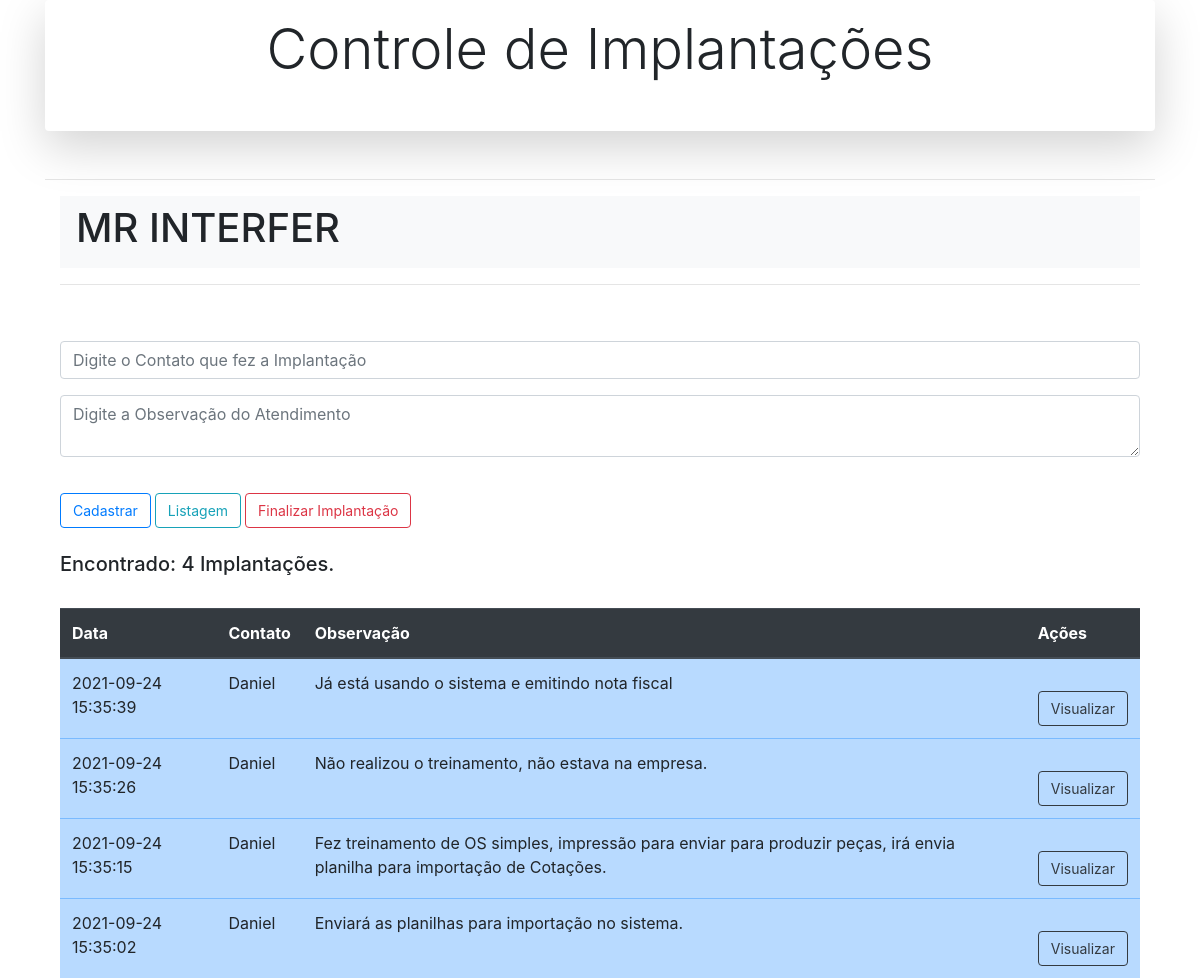
/implantacao.php?id=42, run on an earlier commit of the app's database.
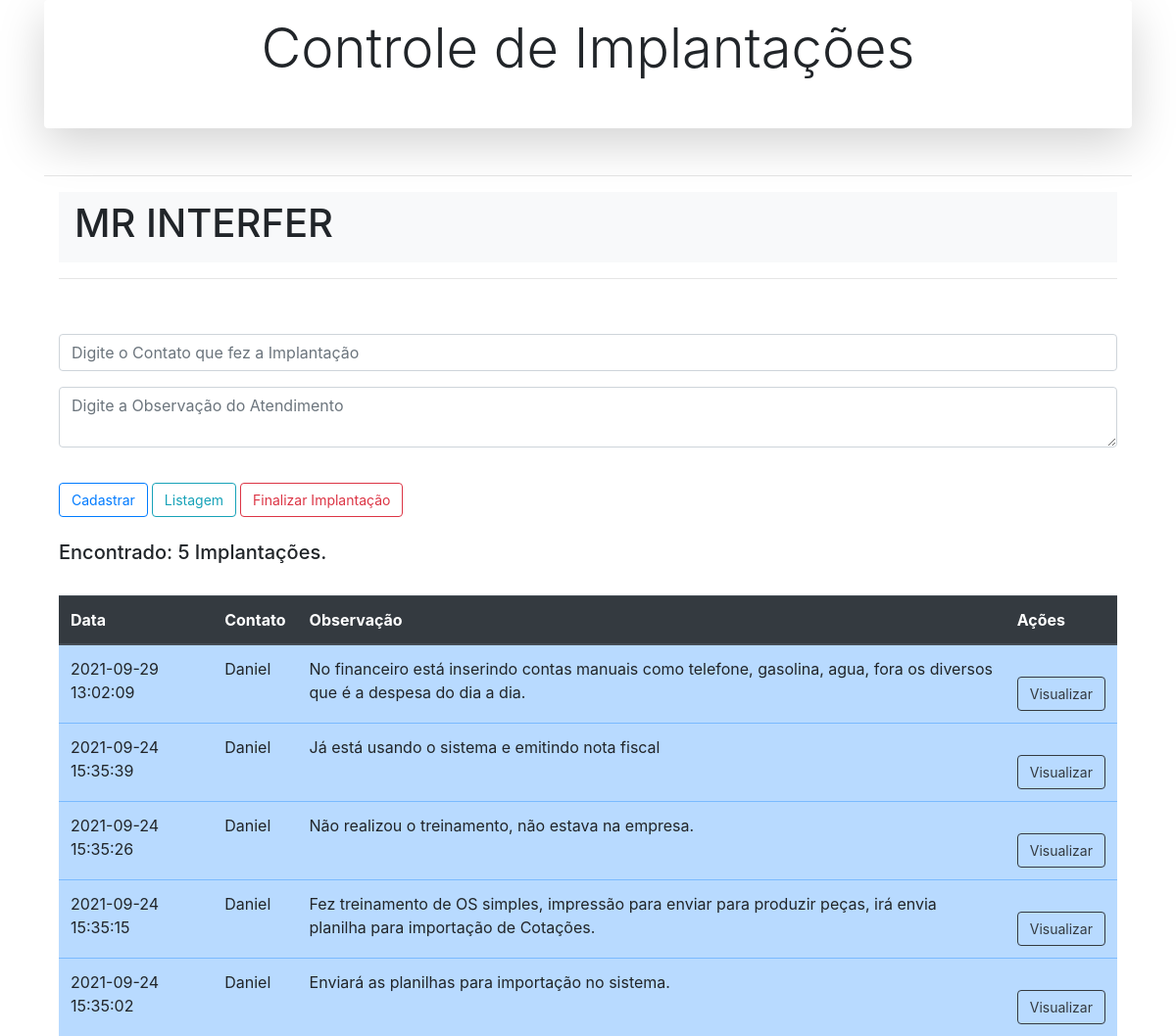
And on a later commit of the database.
### tables this page shows
CREATE TABLE `implantacao` (
  `id_implantacao` int(11) NOT NULL,
  `id_cliente` int(11) NOT NULL,
  `data_implantacao` timestamp NOT NULL DEFAULT CURRENT_TIMESTAMP,
  `obs` varchar(200) NOT NULL,
  `uso` varchar(20) DEFAULT NULL,
  `contato` varchar(40) NOT NULL
);

### implantacao.php (the view, shortened to what this page needs)
<?PHP
include_once "conecta.php";
include "cabecalho.php";
$idCliente   = $_GET['id'];
$cmd = $conn->prepare('SELECT id_cliente, razaosocial FROM cliente WHERE id_cliente = :idCliente');
$cmd->bindValue(":idCliente", $idCliente);
$cmd->execute();
$resultado = $cmd->fetch(PDO::FETCH_ASSOC);
foreach ($resultado as $key => $values)
?>
<div class="container">
    <nav class="navbar navbar-expand-lg navbar-light bg-light">
        <h1><? echo $values; ?></h1>
    </nav>
        <hr>
        <form class="needs-validation" action="processaimplacatao.php" novalidate>
            <div class="form-group">
                <input type="text" class="form-control" name="contato" placeholder="Digite o Contato que fez a Implantação" required>
            </div>
            <div class="form-group">
                <textarea type="textarea" class="form-control" name="obs" placeholder="Digite a Observação do Atendimento" required></textarea>
            </div>
            <button type="submit" class="btn btn-outline-primary">Cadastrar</button>
            <a href="index.php" class="btn btn-outline-info" role="button" aria-pressed="true">Listagem</a>
            <a href="confirmar-exclusao.php" class="btn btn-outline-danger" role="button" aria-pressed="true" data-toggle="modal" data-target="#exampleModalCenter<? echo $resultado["id_cliente"]; ?>">Finalizar Implantação</a>
        </form>
        <br>
        <table class="table table-primary" width="100%">
            <thead class="thead-dark">
                <tr>
                    <th>Data</th>
                    <th>Contato</th>
                    <th>Observação</th>
                    <th>Ações</th>
                </tr>
            </thead>
            <?php
            try {
                $cmd = $conn->prepare('SELECT * FROM implantacao WHERE id_cliente = :idCliente ORDER BY data_implantacao DESC');
                $cmd->bindValue(":idCliente", $idCliente);
                if ($cmd->execute()) {
                    while ($rs = $cmd->fetch(PDO::FETCH_OBJ)) {
            ?>
                        <tr>
                            <td><?php echo $rs->data_implantacao; ?></td>
                            <td><?php echo $rs->contato; ?></td>
                            <td><?php echo $rs->obs; ?></td>
                            <td>
                                <button type="submit" class="btn btn-outline-dark" data-toggle="modal" data-target="#exampleModalCenter<?php echo $rs->id_implantacao; ?>">Visualizar</button>
                            </td>
                        </tr>
            <?php
                    }
                } else {
                    echo "Erro: Não foi possível recuperar os dados do banco de dados";
                }
            } catch (PDOException $erro) {
                echo "Erro: " . $erro->getMessage();
            }
            ?>
            <?php
            $count = $cmd->rowCount();
            if ($count == 0) {
                echo ("<h5>Não Localizado Implantação.\n</h5><br>");
            } else if ($count == 1) {
                echo ("<h5>Encontrado: " . $count . " Implantação.\n</h5><br>");
            } else if ($count > 1) {
                echo ("<h5>Encontrado: " . $count . " Implantações.\n</h5><br>");
            }
            ?>
        </table>
</div>
<? include "scripts.php"; ?>

What changed in the data, as far as the page shows it:
added implantacao: data_implantacao "2021-09-29 13:02:09", contato "Daniel", obs "No financeiro está inserindo contas manuais como telefone, gasolina, agua, fora os diversos que é a despesa do dia a dia."
Also different on the page:
$count: "4" → "5"
